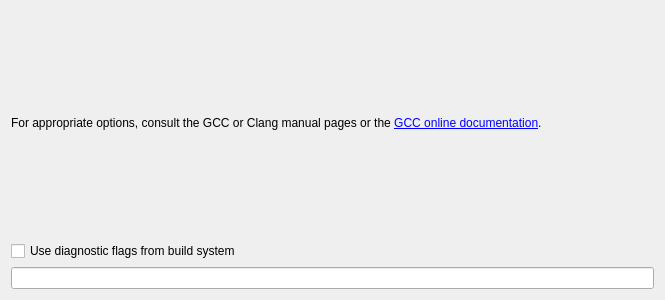
<?xml version="1.0" encoding="UTF-8"?>
<ui version="4.0">
 <class>CppEditor::ClangBaseChecks</class>
 <widget class="QWidget" name="CppEditor::ClangBaseChecks">
  <property name="geometry">
   <rect>
    <x>0</x>
    <y>0</y>
    <width>665</width>
    <height>300</height>
   </rect>
  </property>
  <property name="windowTitle">
   <string/>
  </property>
  <layout class="QVBoxLayout" name="verticalLayout">
   <item>
    <widget class="QLabel" name="label">
     <property name="text">
      <string>For appropriate options, consult the GCC or Clang manual pages or the &lt;a href=&quot;https://gcc.gnu.org/onlinedocs/gcc/Warning-Options.html&quot;&gt;GCC online documentation&lt;/a&gt;.</string>
     </property>
     <property name="openExternalLinks">
      <bool>true</bool>
     </property>
    </widget>
   </item>
   <item>
    <widget class="QCheckBox" name="useFlagsFromBuildSystemCheckBox">
     <property name="text">
      <string>Use diagnostic flags from build system</string>
     </property>
    </widget>
   </item>
   <item>
    <widget class="CppEditor::WrappableLineEdit" name="diagnosticOptionsTextEdit"/>
   </item>
  </layout>
 </widget>
 <customwidgets>
  <customwidget>
   <class>CppEditor::WrappableLineEdit</class>
   <extends>QLineEdit</extends>
   <header location="global">cppeditor/wrappablelineedit.h</header>
  </customwidget>
 </customwidgets>
 <resources/>
 <connections/>
</ui>
